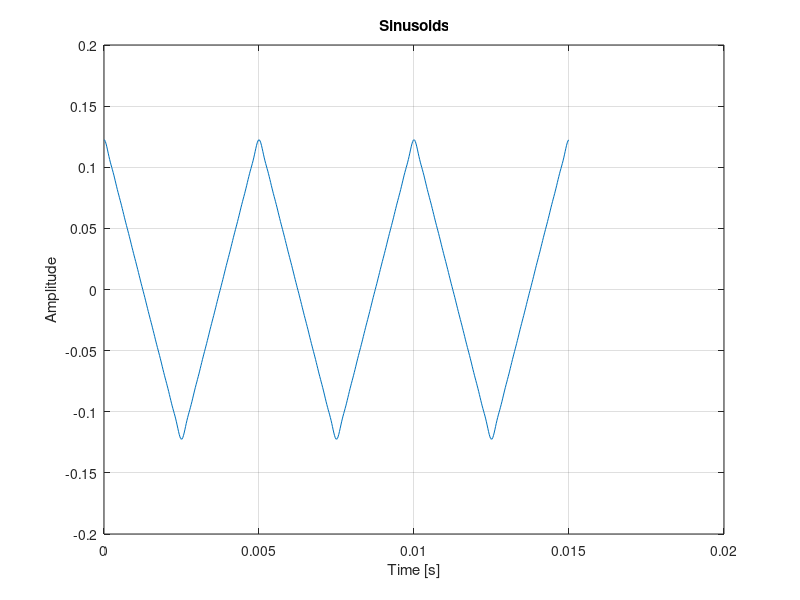
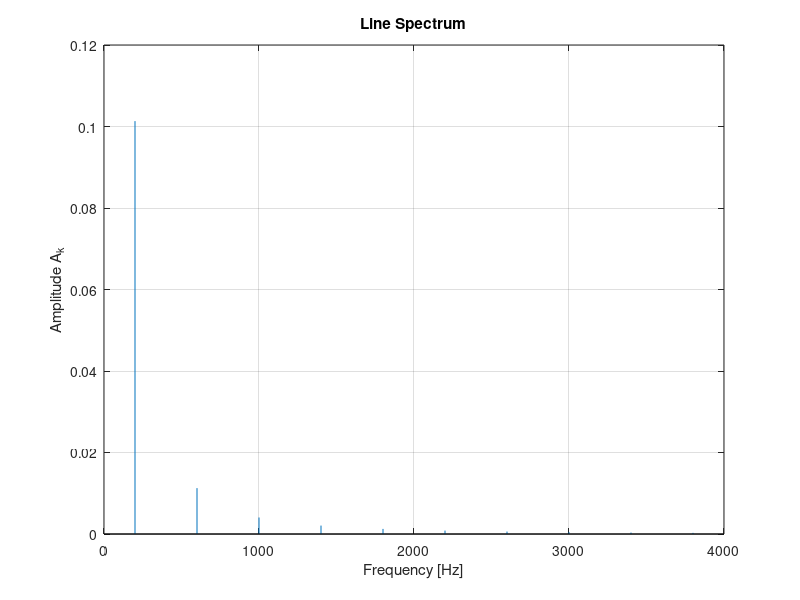

Recreate these plots in MATLAB, in order.
fs=44100; %Sampling rate 
t=0:1/fs:2; % Time vector for 2 seconds 
f0=200;
N_harmonics=10; % Number of odd harmonics 

%Initialize the compopund signal 
compound_signal= zeros(size(t));

%Generate and odd cosine harmonics 
for k=1:2:2*N_harmonics-1
    harmonic= (1/(pi*k)^2)* cos(2*pi*k*f0*t);
    compound_signal=compound_signal+harmonic;
end
%Play the sound
%sound(compound_signal,fs);

%Plot three periods
figure(1)
n=1:round(3*fs/f0);
plot(t(n),compound_signal(n));
xlabel('Time [s]');
ylabel('Amplitude');
title('Sinusoids');
grid on;

%plot Line Spectrum 

k=1:2:2*N_harmonics-1;
A=1 ./(pi*k).^2;
figure(2);
stem(k*f0,A,'marker','none');
xlabel('Frequency [Hz]');
ylabel('Amplitude A_k');
title('Line Spectrum');
grid on;
